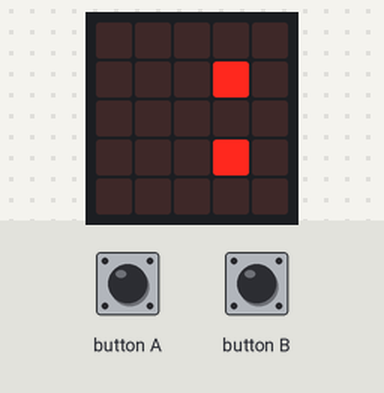
A program run on a simulated BBC micro:bit running MicroPython. On the bench: the board's 5×5 LED display. The test bench sets the inputs (shaded band). Random numbers come from a fixed seed.

Above: at 2.2 s.
2.3 s: button A pressed for 0.15 s
At 2.9 s:
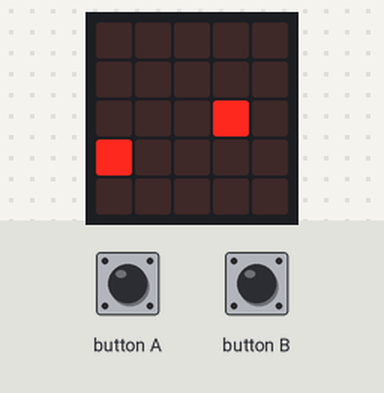
5.4 s: button B pressed for 0.15 s
At 5.8 s:
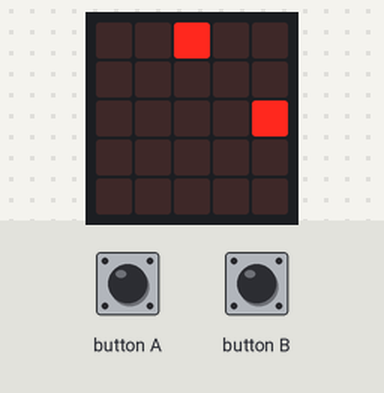
8.5 s: button A pressed for 1 s
At 8.9 s:
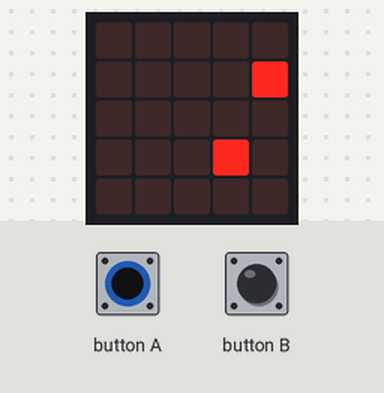
11.5 s: button B pressed for 1 s
At 11.9 s:
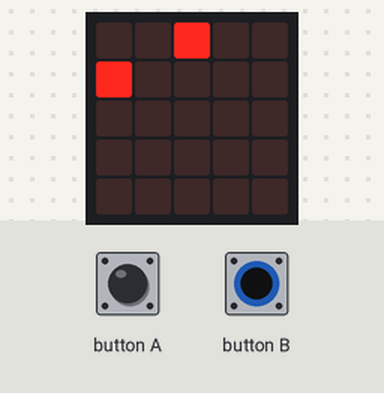
14.5 s: button A pressed for 0.15 s
At 15.0 s:
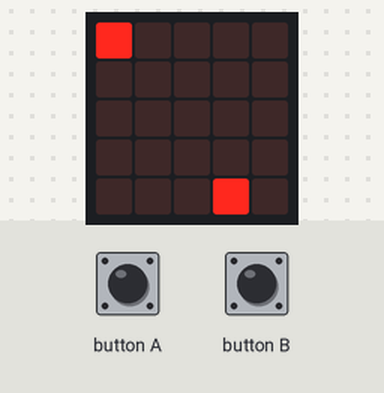
17.6 s: button B pressed for 0.15 s
At 18.0 s:
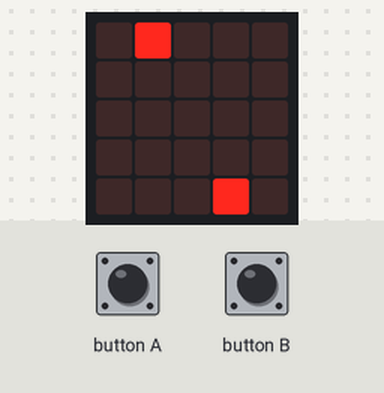
Timing chart, 0 to 20.6 s (numbered marks = the images above; inputs shaded):
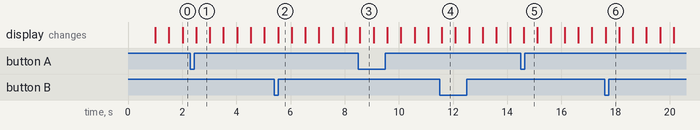

Measured:
- what the display in image 1 shows lasts 0.5 s, from 2.5 s to 3.0 s

The program:

snake.py
```python
from microbit import *
import random


class Pixel:
    def __init__(self, xPos=0, yPos=0, brightness=7):
        self.x = xPos
        self.y = yPos
        self.brightness = brightness

class Snake:
    #Dimensions of the play area
    cls_x_size = 5
    cls_y_size = 5

    cls_directions = ["UP", "RIGHT", "DOWN", "LEFT"]

    def __init__(self):
        self.direction = 1
        self.body_segments = []
        #Start the snake at x:0 Y:3
        self.body_segments.append(Pixel(0,3,9))

    def turn_anticlockwise(self):
        l = len(Snake.cls_directions)
        self.direction = (self.direction + (l - 1)) % l

    def turn_clockwise(self):
        l = len(Snake.cls_directions)
        self.direction = (self.direction + 1) % l

    def move(self, increase_size = False):
        tail = self.body_segments[-1]
        prev_segment = None
        for index, segment in reversed(list(enumerate(self.body_segments))):
            #If not the head, move segments to position of the segment ahead of it
            if index > 0:
                prev_segment = self.body_segments[index - 1]
                segment.x = prev_segment.x
                segment.y = prev_segment.y
            #If the head, we move it in the direction we're facing
            else:
                if Snake.cls_directions[self.direction] == "UP":
                    self.body_segments[0].y = (self.body_segments[0].y + ( Snake.cls_y_size - 1 )) % Snake.cls_y_size
                elif Snake.cls_directions[self.direction] == "RIGHT":
                    self.body_segments[0].x = (self.body_segments[0].x + 1) % Snake.cls_x_size
                elif Snake.cls_directions[self.direction] == "DOWN":
                    self.body_segments[0].y = (self.body_segments[0].y + 1) % Snake.cls_y_size
                elif Snake.cls_directions[self.direction] == "LEFT":
                    self.body_segments[0].x = (self.body_segments[0].x + ( Snake.cls_x_size - 1 )) % Snake.cls_y_size

        if increase_size:
            self.body_segments.append(Pixel(tail.x, tail.y))
        return self.check_collision()

    def check_collision(self):
        #Ignore the first element (the head doesn't colide with itself)
        head = self.body_segments[0]
        iterSeg = iter(self.body_segments)
        next(iterSeg)

        for segment in iterSeg:
            if head.x == segment.x and head.y == segment.y:
                return True

        return False

    def render(self):
        for segment in snake.body_segments:
            display.set_pixel(segment.x, segment.y, segment.brightness)

class Snake_Food(Pixel):
    def __init__(self, snake):
        coords = self.generate_coords(snake)
        super(Snake_Food, self).__init__(coords[0], coords[1], 9)

    def generate_coords(self, snake):
        x = y = None
        #Lets ensure that the food isn't on the snake
        while True:
            x = random.randint(0,4)
            y = random.randint(0,4)
            found = False
            for segment in snake.body_segments:
                if (x == segment.x) and (y == segment.y):
                    found = True
                    break
            if found:
                continue
            else:
                break

        return [x,y]

    def render(self):
        display.set_pixel(self.x, self.y, self.brightness)

display.show(Image.SNAKE)
sleep(1000)

snake = Snake()
food = Snake_Food(snake)
while True:
    #Check input
    if button_a.was_pressed():
        snake.turn_anticlockwise()
    if button_b.was_pressed():
        snake.turn_clockwise()

    #Check if we've eaten the food
    food_collide = (snake.body_segments[0].x == food.x) and (snake.body_segments[0].y == food.y)
    if snake.move(food_collide):
            break
    if not food_collide:
        #Generate new coordinates for the food
        coords = food.generate_coords(snake)
        food.x = coords[0]
        food.y = coords[1]

    display.clear()
    #Render the snake over the top of the food
    food.render()
    snake.render()
    sleep(500)

#Show the game over sad face
display.show(Image.SAD)
```
